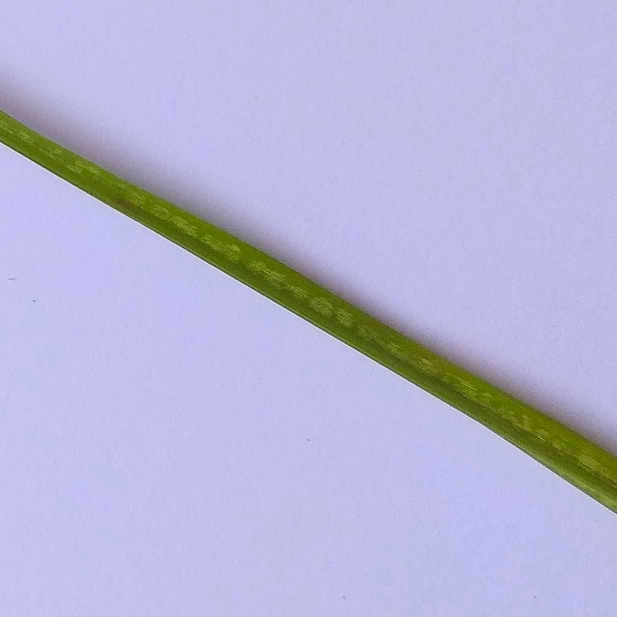
#> input picture dataset/healthy/image10.jpg, 1233 x 1233 px (shown at 1/2 size); its folder holds only this picture in this run; the run also reads 1 picture not shown here
$ jupyter execute --allow-errors Percobaan.ipynb   (shell and % lines are left out)   (older library calls are emulated)
#> lines starting #> are read from the running program, lines starting #| are printed output that depends on the picture
#> further down, img is the input picture: shape (1233, 1233, 3); mean R, G, B 183.9, 182.2, 215.2
[cell 1]
import os
import cv2 as cv
import matplotlib.pyplot as plt
import numpy as np
import pandas as pd
from sklearn.model_selection import train_test_split, cross_val_predict
from sklearn.metrics import accuracy_score, classification_report
from skimage.feature import graycomatrix, graycoprops
from scipy.stats import entropy
from sklearn.ensemble import RandomForestClassifier
from sklearn.svm import SVC
from sklearn.neighbors import KNeighborsClassifier
from sklearn.metrics import accuracy_score, precision_score, recall_score, f1_score, confusion_matrix, classification_report
from sklearn.metrics import (confusion_matrix, ConfusionMatrixDisplay)
import seaborn as sns

Bagian kode ini melakukan proses import library yang akan digunakan untuk seluruh proses ekstraksi fitur, klasifikasi, dan evaluasi pengolahan citra. Library `os` digunakan untuk membaca file dataset, `cv2` digunakan untuk membaca dan memproses gambar, `matplotlib.pyplot` serta `seaborn` dipakai untuk visualisasi data, sedangkan `numpy` dan `pandas` digunakan untuk pengolahan array dan manajemen data. Fungsi pembagian dataset dilakukan dengan `train_test_split` dari `sklearn.model_selection`, serta evaluasi model menggunakan beberapa metrik seperti `accuracy_score`, `precision_score`, `recall_score`, `f1_score`, `confusion_matrix`, dan `classification_report` dari `sklearn.metrics`. Untuk proses ekstraksi fitur tekstur gambar, digunakan `graycomatrix` dan `graycoprops` dari `skimage.feature`, serta `entropy` dari `scipy.stats` sebagai tambahan fitur statistik. Tiga algoritma klasifikasi utama yang diimpor adalah `RandomForestClassifier`, `SVC` (Support Vector Classifier), dan `KNeighborsClassifier` dari `sklearn`, yang akan digunakan pada tahap klasifikasi citra nantinya.

## Data Loading

Buat struktur folder dataset sebagai berikut:
```
.
└──dataset
    ├── label1
	├── image1.jpg
	├── image2.jpg
	└── image3.jpg
    ├── label2
    └── label3
    └── dst...
```

### Preprocessing Dataset Daun untuk Klasifikasi

Pada bagian ini dilakukan proses pembacaan dataset citra daun yang tersimpan dalam folder, dilanjutkan dengan resizing gambar agar seragam ukurannya, serta pemberian label otomatis berdasarkan nama folder. Proses ini penting untuk mempersiapkan data yang akan dipakai dalam training model klasifikasi citra.

Fungsi `resize_citra`

Fungsi ini digunakan untuk mengubah ukuran gambar menjadi ukuran persegi tertentu. Fungsi memeriksa apakah gambar memiliki 3 channel warna (RGB) atau 1 channel (grayscale), lalu membuat array kosong pada variabel `keluaran` sesuai jumlah channel. Proses resizing dilakukan dengan cara nearest neighbor interpolation, di mana koordinat sumber diambil dengan rumus `src_i = int(i * h / ukuran)` dan `src_j = int(j * w / ukuran)`. Gambar hasil resize dikembalikan dalam tipe data yang sama dengan gambar aslinya.

Fungsi `ubah_ke_gray`

Fungsi ini digunakan untuk mengonversi gambar RGB menjadi grayscale dengan perhitungan luminansi standar: `0.2989 * R + 0.5870 * G + 0.1140 * B`. Jika gambar sudah berupa grayscale (satu channel), maka dikembalikan langsung.

Proses utama membaca dataset dilakukan dengan membaca seluruh sub-folder yang ada di dalam folder `dataset/`. Setiap sub-folder mewakili satu kelas label (misalnya `healthy`, `leafblast`, dsb). Loop `for sub_folder in os.listdir("dataset/"):` digunakan untuk mengiterasi semua folder, diabaikan jika folder diawali dengan titik.

Setiap gambar dalam sub-folder dibaca menggunakan `plt.imread`, lalu di-resize ke ukuran 512x512 pixel menggunakan fungsi `resize_citra`. Gambar hasil resize dimasukkan ke dalam list `data`, sedangkan nama folder yang merupakan label kelas dimasukkan ke list `labels`.

Setelah semua gambar dibaca, list `data` dan `labels` dikonversi menjadi array. Label berupa nama kelas dikonversi menjadi index numerik dengan mapping dictionary `label_to_index`. Ini memudahkan saat model machine learning digunakan, karena model biasanya bekerja dengan label numerik.

Sebagai visualisasi contoh data, gambar dari dua kelas diambil secara manual: `healthy` dan `leafblast`. Keduanya ditampilkan dalam figure Matplotlib menggunakan subplot 1x2, masing-masing diberi label judul sesuai nama kelasnya.

[cell 2]
def resize_citra(gambar, ukuran):
#> called with ukuran = 512
    h, w = gambar.shape[:2]
    if gambar.ndim == 3:
        c = gambar.shape[2]
        keluaran = np.zeros((ukuran, ukuran, c), dtype=gambar.dtype)
    else:
        keluaran = np.zeros((ukuran, ukuran), dtype=gambar.dtype)
    for i in range(ukuran):
        for j in range(ukuran):
            src_i = int(i * h / ukuran)
            src_j = int(j * w / ukuran)
            keluaran[i, j] = gambar[src_i, src_j]
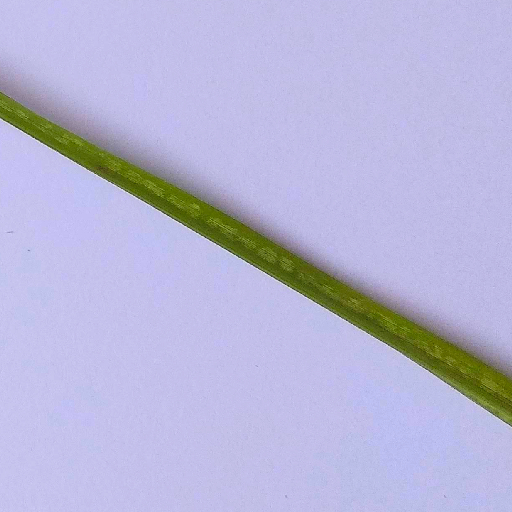
#> keluaran: shape (512, 512, 3); mean R, G, B 183.9, 182.2, 215.2
    return keluaran

def ubah_ke_gray(gambar):
    if gambar.ndim == 3:
        return np.dot(gambar[..., :3], [0.2989, 0.5870, 0.1140])
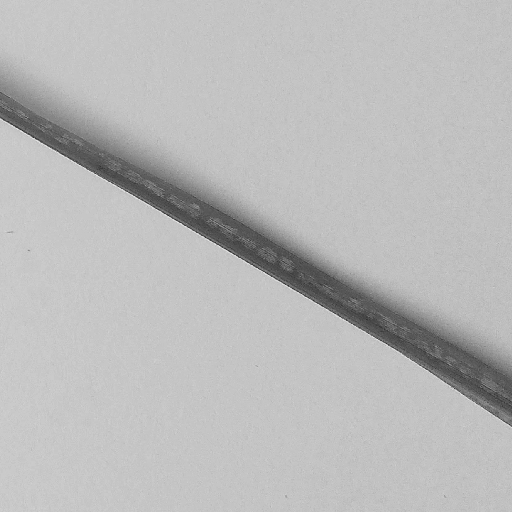
#> returned value: shape (512, 512) float64; min 40.85, max 236.1, mean 186.5
    return gambar

data = []
labels = []
file_name = []
for sub_folder in os.listdir("dataset/"):
    if sub_folder.startswith("."):
        continue

    sub_folder_path = os.path.join("dataset/", sub_folder)
    if os.path.isdir(sub_folder_path):
        sub_folder_files = os.listdir(sub_folder_path)
        for filename in sub_folder_files:
            img_path = os.path.join(sub_folder_path, filename)

            img = plt.imread(img_path)
            resize_img = resize_citra(img, 512)
            resize_img = ubah_ke_gray(resize_img)
            resize_img = resize_img.astype(np.uint8)

            data.append(resize_img)
            labels.append(sub_folder)
            name = os.path.splitext(filename)[0]
            file_name.append(filename)

data = np.array(data)
labels = np.array(labels)
print("Jumlah data:", len(data))
unique_labels = np.unique(labels)
label_to_index = {label: index for index, label in enumerate(unique_labels)}
labels = np.array([label_to_index[label] for label in labels])
print("Jumlah kelas:", len(unique_labels))

healthy = plt.imread("dataset/healthy/image1.jpg")
leafblast = plt.imread("dataset/leafblast/image1.jpg")

healthy = ubah_ke_gray(healthy)
#> in ubah_ke_gray (call 4), `return np.dot(gambar[..., :3], [0.2989, 0.5870, 0.1140])`:
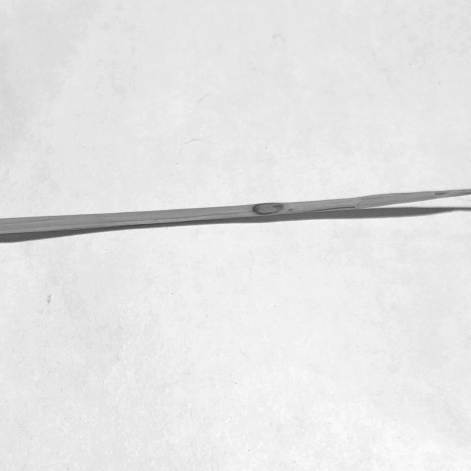
#> returned value: shape (1881, 1881) float64 (shown at 1/4 size); min 53.72, max 255, mean 228.8
leafblast = ubah_ke_gray(leafblast)

plt.figure(figsize=(10, 5))

plt.subplot(1, 2, 1)
plt.imshow(healthy, cmap='gray')
plt.title("Healthy Leaf")

plt.subplot(1, 2, 2)
plt.imshow(leafblast, cmap='gray')
plt.title("Leaf Blast")
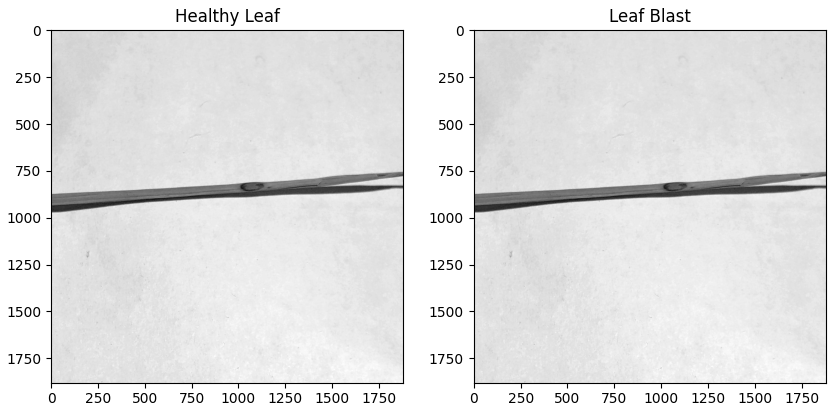
#> figure drawn by matplotlib, 2 panels

## Data Augmentation

### Define Augmentation Function

[cell 3]
# melakukan augmentasi data
data_augmented = []
labels_augmented = []
paths_augmented = []
file_name_augmented = []
for i in range(len(data)):
	pass
#> (the rest of the program and of its run is left out)
